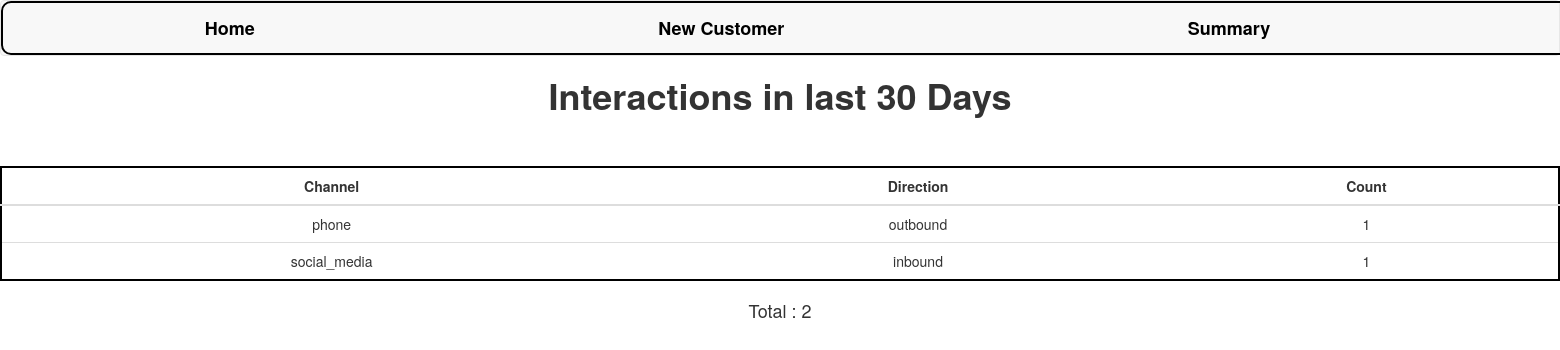
The page /summary/ on the database its author committed.
### customer360/models.py (models this page shows)
class Interaction(models.Model):
    CHANNEL_CHOICES = [
        ('phone', 'Phone'),
        ('sms', 'SMS'),
        ('email', 'Email'),
        ('letter', 'Letter'),
        ('social_media', 'Social Media'),
    ]
    DIRECTION_CHOICES = [
        ('inbound', 'Inbound'),
        ('outbound', 'Outbound'),
    ]
    customer = models.ForeignKey(Customer, on_delete=models.CASCADE)
    channel = models.CharField(max_length=15, choices=CHANNEL_CHOICES)
    direction = models.CharField(max_length=10, choices=DIRECTION_CHOICES)
    interaction_date = models.DateField(auto_now_add=True)
    summary = models.TextField()

### customer360/views.py (the view)
# urls.py: path('summary/',views.summary,name='summary'),
def summary(request):
    thirty_days_ago = date.today() - timedelta(days=30)
    interactions = Interaction.objects.filter(interaction_date__gte=thirty_days_ago)
    count = len(interactions)
    interactions = interactions.values("channel","direction").annotate(count=Count('channel'))
    context={
                "interactions":interactions,
                "count":count
             }
    return render(request,"summary.html",context=context)

### customer360/templates/summary.html
{% extends 'base.html' %}
{% load static %}
{% block content %}
<html>
    <body>
        <h1> Interactions in last 30 Days  </h1>
        {% if not interactions %}
            <p> there are no interactions in the last 30 days <p>
        {% else %}
            <table class="table">
                <thead>
                    <tr>
                        <th>Channel</th>
                        <th>Direction</th>
                        <th>Count</th>
                    </tr>
                </thead>
                <tbody>
                    {% for interaction in interactions %}
                        <tr>
                            <td>{{ interaction.channel }}</td>
                            <td>{{ interaction.direction }}</td>
                            <td> {{ interaction.count }} </td>
                        </tr>
                    {% endfor %}
                </tbody>
            </table>
            <h4> Total : {{ count }} </h4>
        {% endif %}
    </body>
</html>
{% endblock content %}

### customer360/static/css/main.css (style rules this page uses)
body { text-align: center; margin: auto; }
h1,p { font-weight: bold; }
table { margin: auto; border: 2px solid #000000; margin-top: 50px; border-radius: 15px; background-color: white; text-align: center; }
th { text-align: center; }

### rows shown on the page
Interaction: channel "phone", direction "outbound", count "1"
Interaction: channel "social_media", direction "inbound", count "1"

### other values the page prints
{{ count }} "2"
